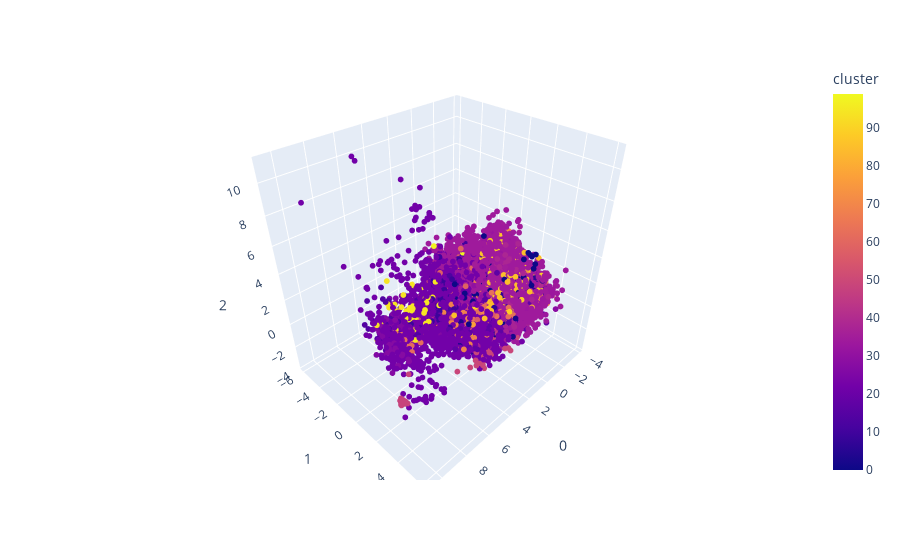

The notebook cell this image was saved under:
### Code cell
fig = px.scatter_3d(projection_musics, 0, 1, 2, color="cluster", hover_data="artists_song")
fig.update_traces(marker_size=2)
fig.show()

### Figure 1 — Plotly figure (JSON) as saved in the notebook; plotly's stock layout.template omitted (floating-point values rounded to 4 significant figures; data arrays with more than 128 entries replaced by an {"elided": "..."} marker saying what was removed)
{"data": [{"customdata": {"elided": "20311x1 str values"}, "hovertemplate": "0=%{x}<br>1=%{y}<br>2=%{z}<br>artists_song=%{customdata[0]}<br>cluster=%{marker.color}<extra></extra>", "legendgroup": "", "marker": {"color": {"elided": "20311 int values"}, "coloraxis": "coloraxis", "size": 2, "symbol": "circle"}, "mode": "markers", "name": "", "scene": "scene", "showlegend": false, "type": "scatter3d", "x": {"elided": "20311 float values"}, "y": {"elided": "20311 float values"}, "z": {"elided": "20311 float values"}}], "layout": {"coloraxis": {"colorbar": {"title": {"text": "cluster"}}, "colorscale": [[0, "#0d0887"], [0.1111, "#46039f"], [0.2222, "#7201a8"], [0.3333, "#9c179e"], [0.4444, "#bd3786"], [0.5556, "#d8576b"], [0.6667, "#ed7953"], [0.7778, "#fb9f3a"], [0.8889, "#fdca26"], [1, "#f0f921"]]}, "legend": {"tracegroupgap": 0}, "margin": {"t": 60}, "scene": {"domain": {"x": [0, 1], "y": [0, 1]}, "xaxis": {"title": {"text": "0"}}, "yaxis": {"title": {"text": "1"}}, "zaxis": {"title": {"text": "2"}}}}}
